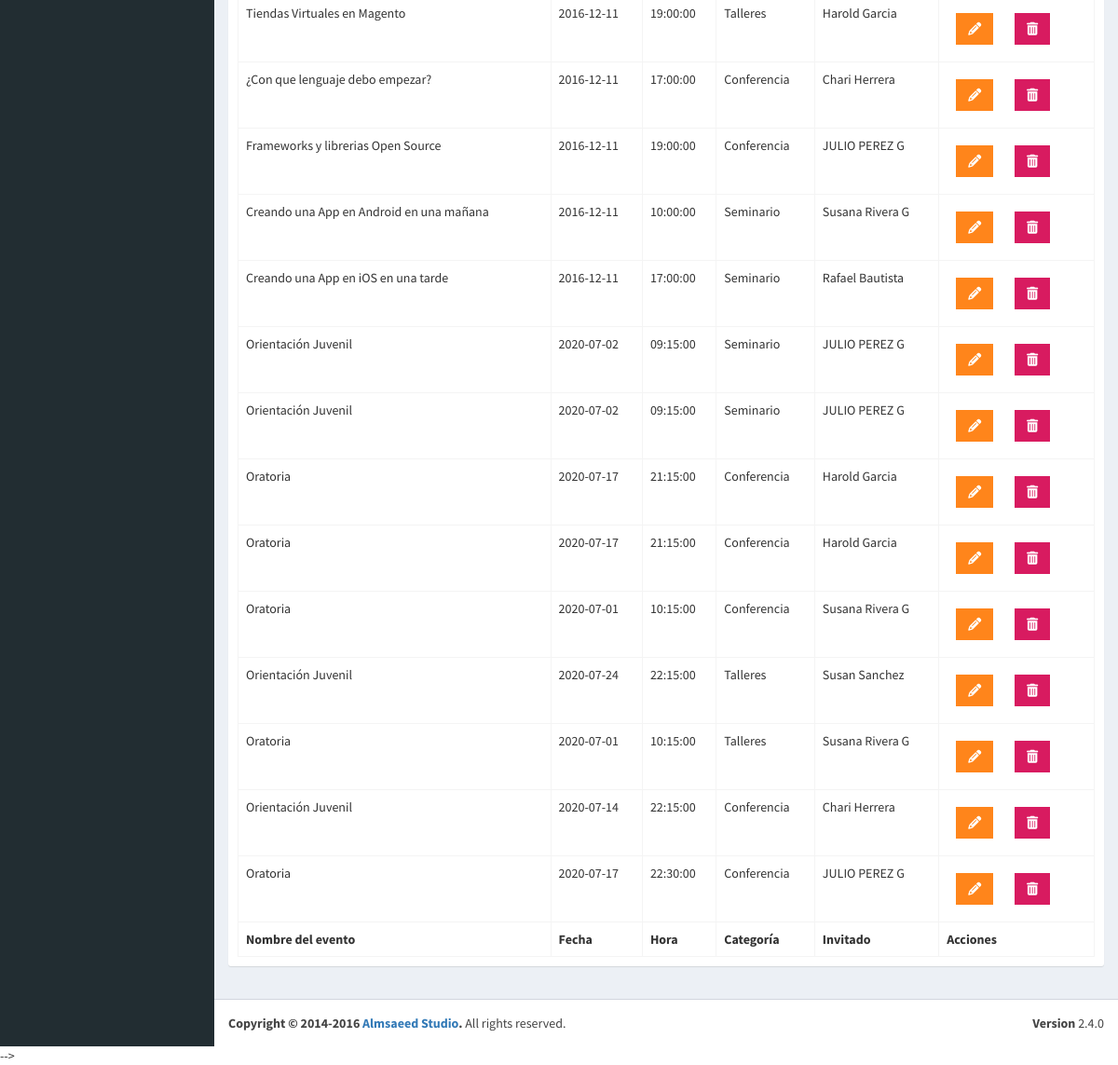
/admin/lista-evento.php (signed in, lower part), run on an earlier commit of the app's database.
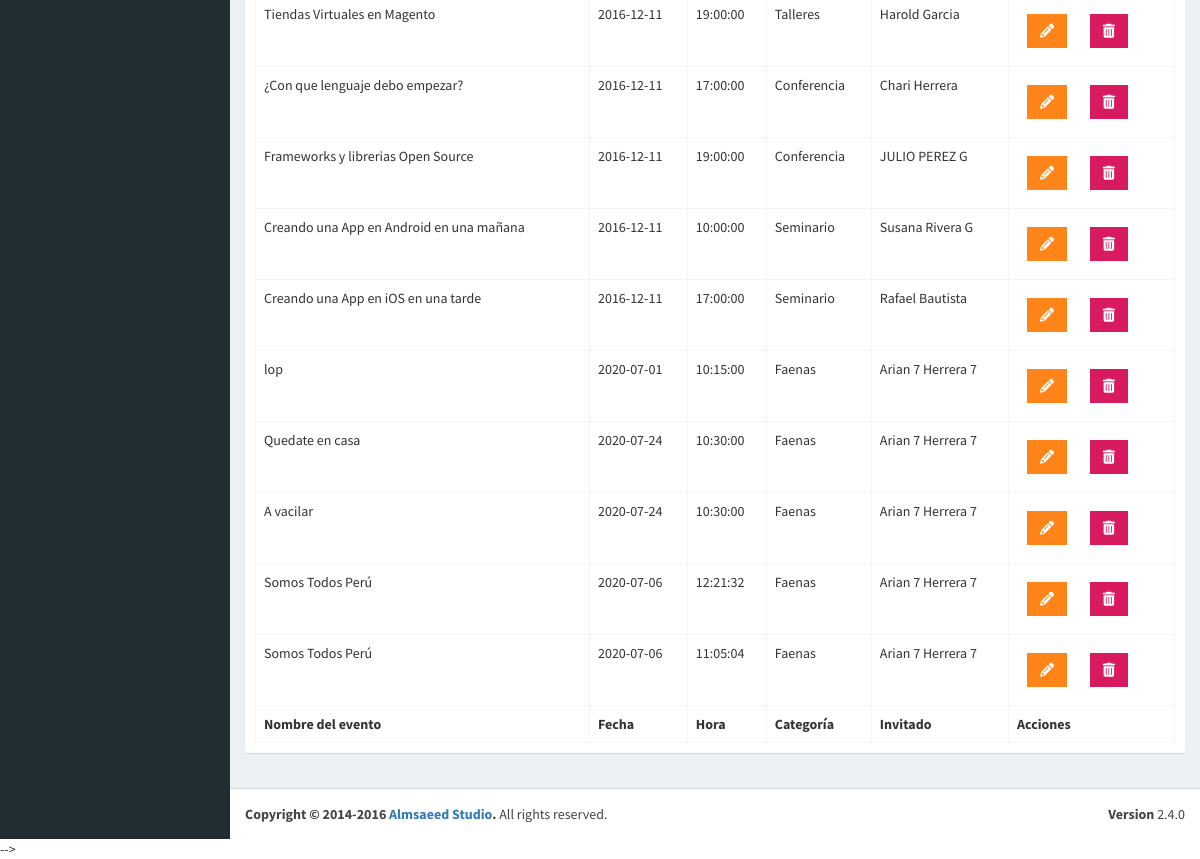
And on a later commit of the database.
### tables this page shows
CREATE TABLE `eventos` (
  `evento_id` tinyint(10) NOT NULL,
  `nombre_evento` varchar(60) NOT NULL,
  `fecha_evento` date NOT NULL,
  `hora_evento` time NOT NULL,
  `id_cat_evento` tinyint(10) NOT NULL,
  `id_inv` tinyint(4) NOT NULL,
  `clave` varchar(10) NOT NULL,
  `editado` datetime NOT NULL
);

CREATE TABLE `categoria_evento` (
  `id_categoria` tinyint(10) NOT NULL,
  `cat_evento` varchar(50) NOT NULL,
  `icono` varchar(50) NOT NULL,
  `editado` datetime NOT NULL
);

CREATE TABLE `invitados` (
  `invitado_id` tinyint(4) NOT NULL,
  `nombre_invitado` varchar(30) NOT NULL,
  `apellido_invitado` varchar(30) NOT NULL,
  `descripcion` text NOT NULL,
  `url_imagen` varchar(50) NOT NULL,
  `editado` datetime NOT NULL
);

### admin/lista-evento.php (the view, shortened to what this page needs)
<?php
  include_once 'templates/header.php';
  include_once 'templates/barra.php';
  include_once 'templates/navegacion.php';
  include_once 'funciones/funciones.php';
?>
  <div class="content-wrapper">
    <section class="content">
      <div class="row">
        <div class="col-xs-12">
          <div class="box">
            <div class="box-body">
              <table id="registros" class="table table-bordered table-hover">
                <tbody>
              	<?php
              		try {
              			$sql="SELECT evento_id, nombre_evento, fecha_evento, hora_evento, cat_evento, nombre_invitado, apellido_invitado FROM eventos INNER JOIN categoria_evento ON eventos.id_cat_evento=categoria_evento.id_categoria INNER JOIN invitados ON eventos.id_inv=invitados.invitado_id ORDER BY evento_id";
              			$resultado=$conn->query($sql);
                    while($eventos=$resultado->fetch_assoc()){
                      ?>
                      <tr>
                        <td><?php echo $eventos['nombre_evento']; ?></td>
                        <td><?php echo $eventos['fecha_evento']; ?></td>
                        <td><?php echo $eventos['hora_evento']; ?></td>
                        <td><?php echo $eventos['cat_evento']; ?></td>
                        <td><?php echo $eventos['nombre_invitado']." ".$eventos['apellido_invitado']; ?></td>
                        <td>
                          <a href="editar-evento.php?id=<?php echo $eventos['evento_id']; ?>" class="btn bg-orange btn-flat margin"><i class="fas fa-pencil-alt"></i></a>
                          <a href="#" data-id="<?php echo $eventos['evento_id']; ?>" class="btn bg-maroon btn-flat margin borrar_registro" data-tipo="evento"><i class="fa fa-trash"></i></a>
                        </td>
                      </tr>
                      <?php
                    }
              		} catch (Exception $e) {
              			echo 'Error: '.$e->getMessage();
              		}
              	?>
                </tbody>
                <tfoot>
                <tr>
                  <th>Nombre del evento</th>
                  <th>Fecha</th>
                  <th>Hora</th>
                  <th>Categoría</th>
                  <th>Invitado</th>
                  <th>Acciones</th>
                </tr>
                </tfoot>
              </table>
            </div>
          </div>
        </div>
      </div>
    </section>
  </div>
<?php
  include_once 'templates/footer.php';
?>

What changed in the data, as far as the page shows it:
removed eventos: nombre_evento "Orientación Juvenil", fecha_evento "2020-07-02", hora_evento "09:15:00", id_cat_evento.cat_evento "Seminario", id_inv.nombre_invitado "JULIO", id_inv.apellido_invitado "PEREZ G"
removed eventos: nombre_evento "Orientación Juvenil", fecha_evento "2020-07-02", hora_evento "09:15:00", id_cat_evento.cat_evento "Seminario", id_inv.nombre_invitado "JULIO", id_inv.apellido_invitado "PEREZ G"
removed eventos: nombre_evento "Oratoria", fecha_evento "2020-07-17", hora_evento "21:15:00", id_cat_evento.cat_evento "Conferencia", id_inv.nombre_invitado "Harold", id_inv.apellido_invitado "Garcia"
removed eventos: nombre_evento "Oratoria", fecha_evento "2020-07-17", hora_evento "21:15:00", id_cat_evento.cat_evento "Conferencia", id_inv.nombre_invitado "Harold", id_inv.apellido_invitado "Garcia"
removed eventos: nombre_evento "Oratoria", fecha_evento "2020-07-01", hora_evento "10:15:00", id_cat_evento.cat_evento "Conferencia", id_inv.nombre_invitado "Susana", id_inv.apellido_invitado "Rivera G"
removed eventos: nombre_evento "Orientación Juvenil", fecha_evento "2020-07-24", hora_evento "22:15:00", id_cat_evento.cat_evento "Talleres", id_inv.nombre_invitado "Susan", id_inv.apellido_invitado "Sanchez"
removed eventos: nombre_evento "Oratoria", fecha_evento "2020-07-01", hora_evento "10:15:00", id_cat_evento.cat_evento "Talleres", id_inv.nombre_invitado "Susana", id_inv.apellido_invitado "Rivera G"
removed eventos: nombre_evento "Orientación Juvenil", fecha_evento "2020-07-14", hora_evento "22:15:00", id_cat_evento.cat_evento "Conferencia", id_inv.nombre_invitado "Chari", id_inv.apellido_invitado "Herrera"
removed eventos: nombre_evento "Oratoria", fecha_evento "2020-07-17", hora_evento "22:30:00", id_cat_evento.cat_evento "Conferencia", id_inv.nombre_invitado "JULIO", id_inv.apellido_invitado "PEREZ G"
added eventos: nombre_evento "lop", fecha_evento "2020-07-01", hora_evento "10:15:00", id_cat_evento.cat_evento "Faenas", id_inv.nombre_invitado "Arian 7", id_inv.apellido_invitado "Herrera 7"
added eventos: nombre_evento "Quedate en casa", fecha_evento "2020-07-24", hora_evento "10:30:00", id_cat_evento.cat_evento "Faenas", id_inv.nombre_invitado "Arian 7", id_inv.apellido_invitado "Herrera 7"
added eventos: nombre_evento "A vacilar", fecha_evento "2020-07-24", hora_evento "10:30:00", id_cat_evento.cat_evento "Faenas", id_inv.nombre_invitado "Arian 7", id_inv.apellido_invitado "Herrera 7"
added eventos: nombre_evento "Somos Todos Perú", fecha_evento "2020-07-06", hora_evento "12:21:32", id_cat_evento.cat_evento "Faenas", id_inv.nombre_invitado "Arian 7", id_inv.apellido_invitado "Herrera 7"
added eventos: nombre_evento "Somos Todos Perú", fecha_evento "2020-07-06", hora_evento "11:05:04", id_cat_evento.cat_evento "Faenas", id_inv.nombre_invitado "Arian 7", id_inv.apellido_invitado "Herrera 7"
